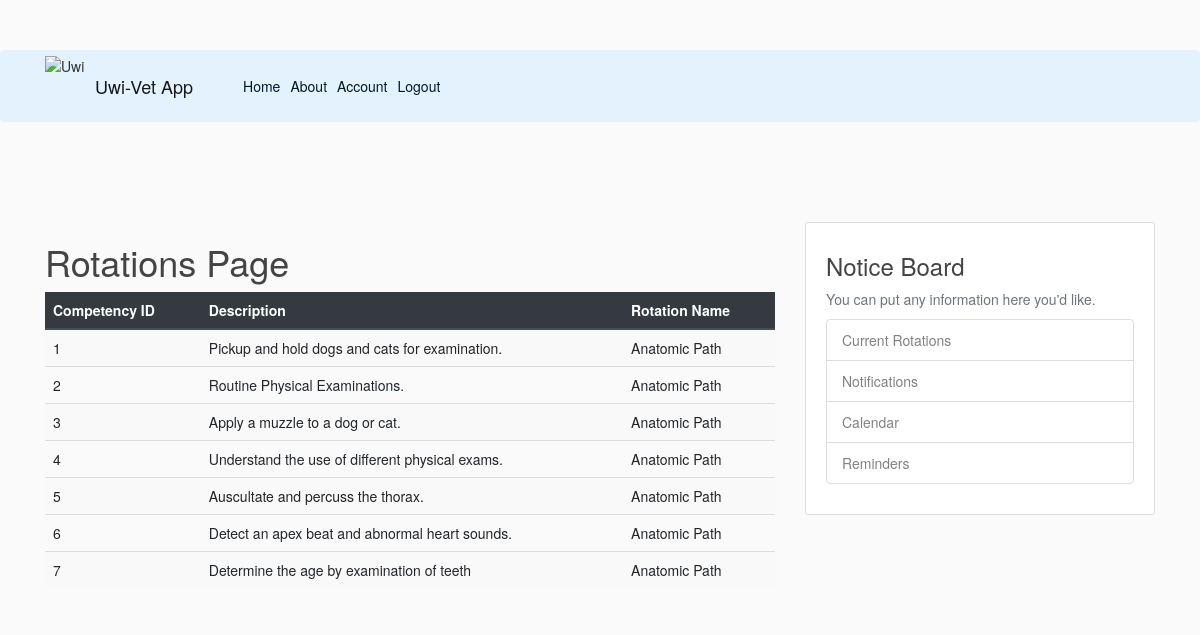
The page /rotations (signed in) on the database its author committed.
### flaskblog/models.py (models this page shows, shortened)
class Comp(db.Model):
    id = db.Column(db.Integer, primary_key = True, autoincrement=False)
    descrip = db.Column(db.String(100))
    rot_name = db.Column(db.String(50))

### flaskblog/routes.py (the view)
@app.route("/rotations", methods=['GET'])
@login_required
def rotations():
    records = Comp.query.all()
    return render_template('rotations.html', title='Rotations.html', Comp=records)

### flaskblog/models.py (called while the page is built)
@login_manager.user_loader
def load_user(user_id):
    return User.query.get(int(user_id))

### flaskblog/templates/rotations.html
{% extends "layout.html" %}
{% block content%}
    <h1>Rotations Page</h1>
    <div class="row">
        <div class="col">
            <table class="table table-striped table-hover">
                <thead class="thead-dark">
                    <tr>
                        <th>Competency ID</th><th>Description</th><th>Rotation Name</th>
                    </tr>
                </thead>
                <tbody>
                    {% for val in Comp %}
                    <tr>
                        <td>{{val.id}}</td>
                        <td>{{val.descrip}}</td>
                        <td>{{val.rot_name}}</td>
                    </tr>
                    {% endfor %}
                </tbody>
            </table>
        </div>
    </div>
{% endblock content %}

### flaskblog/templates/layout.html (shortened to what this page needs)
<!DOCTYPE html>
<html lang="en">
<head>
    <link rel="stylesheet" href="https://stackpath.bootstrapcdn.com/bootstrap/4.3.1/css/bootstrap.min.css"
>
    <link href="//maxcdn.bootstrapcdn.com/bootstrap/3.3.0/css/bootstrap.min.css" rel="stylesheet" id="bootstrap-css">
    <link rel="stylesheet" type ="text/css" href="{{ url_for('static', filename='main.css') }}">
    <link href="//netdna.bootstrapcdn.com/font-awesome/4.0.3/css/font-awesome.min.css" rel="stylesheet" type="text/css" />
</head>
<body>
    <header class="site-header">
        <nav class="navbar navbar-expand-lg navbar-light fixed-top" style="background-color: #e3f2fd;">
            <div class="container">
            <img src="https://upload.wikimedia.org/wikipedia/en/thumb/0/01/Coat_of_arms_of_the_University_of_the_West_Indies.png/220px-Coat_of_arms_of_the_University_of_the_West_Indies.png" alt="Uwi" style="width:50px;height:60px;">
            <a class="navbar-brand mr-4" href="/">Uwi-Vet App</a>
            <div class="collapse navbar-collapse" id="navbarToggle">
                <div class="navbar-nav mr-auto">
                <a class="nav-item nav-link" href="{{ url_for('home') }}">Home</a>
                <a class="nav-item nav-link" href="{{ url_for('about') }}">About</a>
                </div>
                <div class="navbar-nav">
                {% if current_user.is_authenticated %}
                    <a class="nav-item nav-link" href="{{ url_for('account') }}">Account</a>
                    <a class="nav-item nav-link" href="{{ url_for('logout') }}">Logout</a>
                {% else %}
                    <a class="nav-item nav-link" href="{{ url_for('login') }}">Login</a>
                    <a class="nav-item nav-link" href="{{ url_for('register') }}">Register</a>
                {% endif%}
                </div>
            </div>
            </div>
        </nav>
    </header>
    <div>
        <br>
        <br>
        <br>
        <br>
    </div>
    <main role="main" class="container">
        <div class="row">
            <div class="col-md-8">
            {% block content %}{% endblock %}
            </div>
            <div class="col-md-4">
            <div class="content-section">
                <h3>Notice Board</h3>
                <p class='text-muted'>You can put any information here you'd like.
                <ul class="list-group">
                    <li class="list-group-item list-group-item-light">Current Rotations</li>
                    <li class="list-group-item list-group-item-light">Notifications</li>
                    <li class="list-group-item list-group-item-light">Calendar</li>
                    <li class="list-group-item list-group-item-light">Reminders</li>
                </ul>
                </p>
            </div>
            </div>
        </div>
      </main>
</body>
</html>

### flaskblog/static/main.css (style rules this page uses)
body { background: #fafafa; color: #333333; margin-top: 5rem; }
h1, h2, h3, h4, h5, h6 { color: #444444; }
.site-header .navbar-nav .nav-link { color: #001927; }
.content-section { background: #ffffff; padding: 10px 20px; border: 1px solid #dddddd; border-radius: 3px; margin-bottom: 20px; }

### rows shown on the page
Comp: id "1", descrip "Pickup and hold dogs and cats for examination.", rot_name "Anatomic Path"
Comp: id "2", descrip "Routine Physical Examinations.", rot_name "Anatomic Path"
Comp: id "3", descrip "Apply a muzzle to a dog or cat.", rot_name "Anatomic Path"
Comp: id "4", descrip "Understand the use of different physical exams.", rot_name "Anatomic Path"
Comp: id "5", descrip "Auscultate and percuss the thorax.", rot_name "Anatomic Path"
Comp: id "6", descrip "Detect an apex beat and abnormal heart sounds.", rot_name "Anatomic Path"
Comp: id "7", descrip "Determine the age by examination of teeth", rot_name "Anatomic Path"
